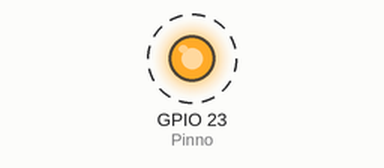
Bench run of a program on a simulated Raspberry Pi (BCM pin numbers). On the bench: output pins drawn as LEDs (lit = HIGH). Dashed ring = blinking. What the program prints to the terminal is not drawn.

Above: at 0.2 s.
Timing chart, 0 to 3.0 s (numbered marks = the images above):
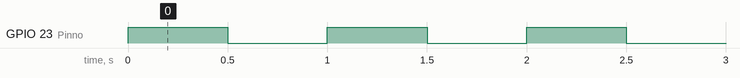

The program:

gpiopy.py
```python
import RPi.GPIO as GPIO
import time

GPIO.setwarnings(False)
GPIO.setmode(GPIO.BCM)
Pinno = 23
GPIO.setup(Pinno, GPIO.OUT, initial=GPIO.LOW)

state = True

while True:
    GPIO.output(Pinno,True)
    print("Hell Ya")
    time.sleep(0.5)
    GPIO.output(Pinno,False)
    print("Hell Na")
    time.sleep(0.5)
```

Measured:
- by itself, GPIO 23 (Pinno): alternates HIGH for 0.50 s and LOW for 0.50 s
